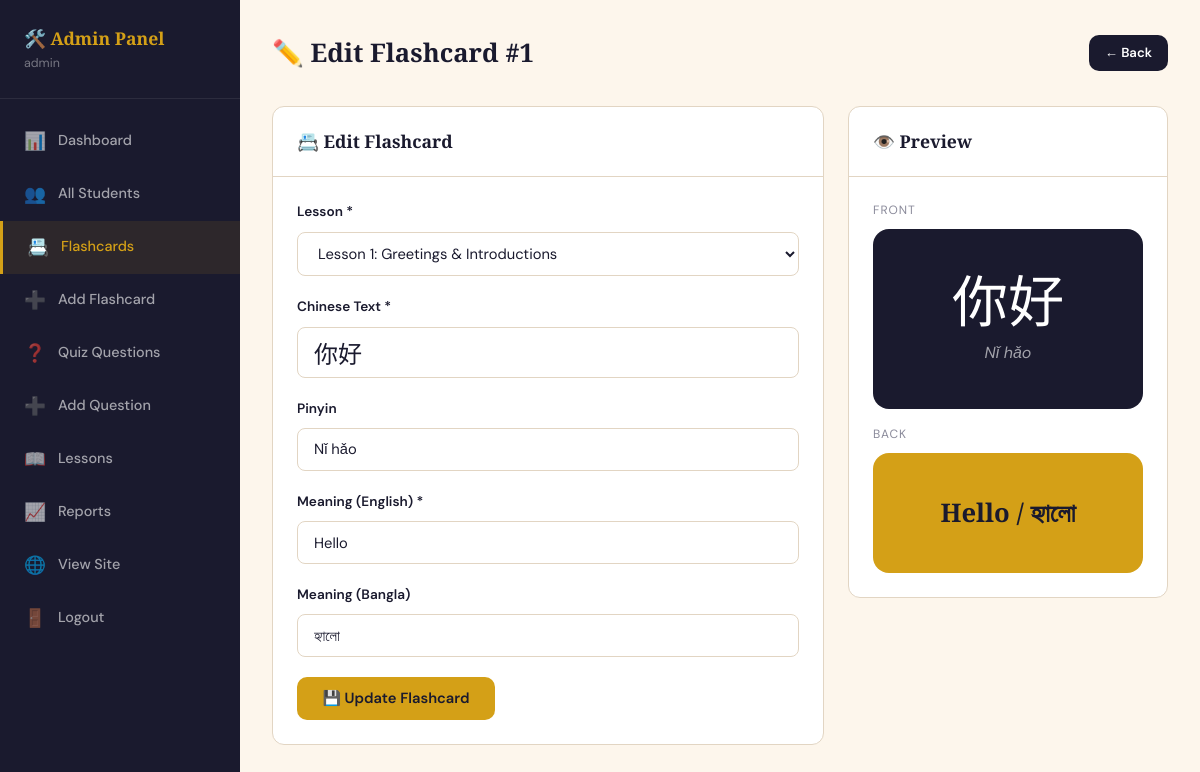
/edit_flashcard.php?id=1 (signed in), run on the app's committed database.
### tables this page shows
CREATE TABLE flashcards (
    flashcard_id INT AUTO_INCREMENT PRIMARY KEY,
    lesson_id INT NOT NULL,
    chinese_text VARCHAR(100) NOT NULL,
    pinyin VARCHAR(255) NOT NULL,
    meaning_english VARCHAR(500) NOT NULL,
    meaning_bangla VARCHAR(500),
    is_official TINYINT(1) DEFAULT 1,
    created_at TIMESTAMP DEFAULT CURRENT_TIMESTAMP,
    FOREIGN KEY (lesson_id) REFERENCES lessons(lesson_id) ON DELETE CASCADE
);

### db.php (called while the page is built, shortened)
<?php
function h($str) {
    return htmlspecialchars($str ?? '', ENT_QUOTES, 'UTF-8');
}
?>

### edit_flashcard.php (the view, shortened to what this page needs)
<?php
require_once '../includes/db.php';
$id = (int)($_GET['id'] ?? 0);
$lessons = $pdo->query("SELECT * FROM lessons ORDER BY lesson_number")->fetchAll();
$stmt = $pdo->prepare("SELECT * FROM flashcards WHERE flashcard_id=?");
$stmt->execute([$id]);
$card = $stmt->fetch();
?>
<!DOCTYPE html>
<html lang="en">
<head>
  <link rel="stylesheet" href="../css/style.css"/>
</head>
<body>
<div class="admin-layout">
<aside class="admin-sidebar">
  <div class="sidebar-brand"><h2>🛠️ Admin Panel</h2><p><?= h($_SESSION['admin_name']) ?></p></div>
  <ul class="sidebar-nav">
    <li><a href="index.php"><span class="nav-icon">📊</span> Dashboard</a></li>
    <li><a href="students.php"><span class="nav-icon">👥</span> All Students</a></li>
    <li><a href="flashcards.php" class="active"><span class="nav-icon">📇</span> Flashcards</a></li>
    <li><a href="add_flashcard.php"><span class="nav-icon">➕</span> Add Flashcard</a></li>
    <li><a href="questions.php"><span class="nav-icon">❓</span> Quiz Questions</a></li>
    <li><a href="add_question.php"><span class="nav-icon">➕</span> Add Question</a></li>
    <li><a href="lessons.php"><span class="nav-icon">📖</span> Lessons</a></li>
    <li><a href="reports.php"><span class="nav-icon">📈</span> Reports</a></li>
    <li><a href="../index.php"><span class="nav-icon">🌐</span> View Site</a></li>
    <li><a href="logout.php"><span class="nav-icon">🚪</span> Logout</a></li>
  </ul>
</aside>
<main class="admin-main">
  <div class="admin-topbar">
    <h1>✏️ Edit Flashcard #<?= $id ?></h1>
    <a href="flashcards.php" class="btn btn-dark btn-sm">← Back</a>
  </div>
  <div style="display:grid;grid-template-columns:1fr 320px;gap:1.5rem;align-items:start">
    <form method="POST">
      <div class="card">
        <div class="card-header"><h3>📇 Edit Flashcard</h3></div>
        <div class="card-body">
          <div class="form-group">
            <label class="form-label">Lesson *</label>
            <select name="lesson_id" class="form-control" required>
              <?php foreach ($lessons as $l): ?>
              <option value="<?= $l['lesson_id'] ?>" <?= $card['lesson_id']==$l['lesson_id']?'selected':'' ?>>
                Lesson <?= $l['lesson_number'] ?>: <?= h($l['lesson_title']) ?>
              </option>
              <?php endforeach; ?>
            </select>
          </div>
          <div class="form-group">
            <label class="form-label">Chinese Text *</label>
            <input type="text" name="chinese" id="f-chinese" class="form-control" required
                   value="<?= h($card['chinese_text']) ?>" oninput="updatePreview()"
                   style="font-family:'Noto Sans SC',sans-serif;font-size:1.5rem"/>
          </div>
          <div class="form-group">
            <label class="form-label">Pinyin</label>
            <input type="text" name="pinyin" id="f-pinyin" class="form-control"
                   value="<?= h($card['pinyin']) ?>" oninput="updatePreview()"/>
          </div>
          <div class="form-group">
            <label class="form-label">Meaning (English) *</label>
            <input type="text" name="meaning_en" id="f-en" class="form-control" required
                   value="<?= h($card['meaning_english']) ?>" oninput="updatePreview()"/>
          </div>
          <div class="form-group">
            <label class="form-label">Meaning (Bangla)</label>
            <input type="text" name="meaning_bn" id="f-bn" class="form-control"
                   value="<?= h($card['meaning_bangla']) ?>" oninput="updatePreview()"/>
          </div>
          <button type="submit" class="btn btn-gold">💾 Update Flashcard</button>
        </div>
      </div>
    </form>
    <div class="card">
      <div class="card-header"><h3>👁️ Preview</h3></div>
      <div class="card-body" style="display:flex;flex-direction:column;gap:1rem">
        <div>
          <div style="font-size:0.75rem;color:var(--muted);margin-bottom:0.5rem;text-transform:uppercase;letter-spacing:0.08em">Front</div>
          <div class="preview-card">
            <div class="preview-char" id="prev-char"><?= h($card['chinese_text']) ?></div>
            <div class="preview-pinyin" id="prev-pinyin"><?= h($card['pinyin']) ?></div>
          </div>
        </div>
        <div>
          <div style="font-size:0.75rem;color:var(--muted);margin-bottom:0.5rem;text-transform:uppercase;letter-spacing:0.08em">Back</div>
          <div class="preview-back" id="prev-meaning"><?= h($card['meaning_english']) ?><?= $card['meaning_bangla']?' / '.h($card['meaning_bangla']):'' ?></div>
        </div>
      </div>
    </div>
  </div>
</main>
</div>
</body>
</html>

### style.css (style rules this page uses)
:root { --ink: #1a1a2e; --ink-soft: #2d2d4e; --parchment: #fdf6ec; --paper: #f5ede0; --vermillion: #c0392b; --gold: #d4a017; --jade: #1a7a5e; --sky: #2980b9; --muted: #8a8a9a; --border: #e2d5c3; --white: #ffffff; --shadow: 0 4px 24px rgba(26,26,46,0.10); --shadow-lg: 0 8px 48px rgba(26,26,46,0.18); --radius: 12px; --radius-lg: 20px; --transition: all 0.28s cubic-bezier(0.4,0,0.2,1); }
*, *::before, *::after { box-sizing: border-box; margin: 0; padding: 0; }
html { scroll-behavior: smooth; }
body { font-family: 'DM Sans', sans-serif; background: var(--parchment); color: var(--ink); min-height: 100vh; line-height: 1.65; }
.btn { display: inline-flex; align-items: center; gap: 0.5rem; font-family: 'DM Sans', sans-serif; font-size: 0.92rem; font-weight: 600; padding: 0.7rem 1.6rem; border-radius: 10px; border: none; cursor: pointer; transition: var(--transition); text-decoration: none; }
.btn-gold { background: var(--gold); color: var(--ink); }
.btn-dark { background: var(--ink); color: white; }
.btn-sm { padding: 0.45rem 1rem; font-size: 0.82rem; }
.card { background: var(--white); border: 1px solid var(--border); border-radius: var(--radius); overflow: hidden; }
.card-header { padding: 1.25rem 1.5rem; border-bottom: 1px solid var(--border); display: flex; align-items: center; justify-content: space-between; gap: 1rem; }
.card-header h3 { font-family: 'Playfair Display', serif; font-size: 1.1rem; font-weight: 700; }
.card-body { padding: 1.5rem; }
.form-group { margin-bottom: 1.25rem; }
.form-label { display: block; font-size: 0.85rem; font-weight: 600; color: var(--ink); margin-bottom: 0.5rem; }
.form-control { width: 100%; padding: 0.65rem 1rem; border: 1.5px solid var(--border); border-radius: 8px; font-family: 'DM Sans', sans-serif; font-size: 0.92rem; color: var(--ink); background: var(--white); transition: var(--transition); outline: none; }
.form-control::placeholder { color: var(--muted); }
select.form-control { cursor: pointer; }
.admin-sidebar { width: 240px; background: var(--ink); min-height: 100vh; padding: 1.5rem 0; flex-shrink: 0; }
.admin-sidebar .sidebar-brand { padding: 0 1.5rem 1.5rem; border-bottom: 1px solid rgba(255,255,255,0.08); margin-bottom: 1rem; }
.admin-sidebar .sidebar-brand h2 { font-family: 'Playfair Display', serif; color: var(--gold); font-size: 1.1rem; }
.admin-sidebar .sidebar-brand p { color: rgba(255,255,255,0.4); font-size: 0.78rem; }
.sidebar-nav { list-style: none; }
.sidebar-nav li a { display: flex; align-items: center; gap: 0.75rem; padding: 0.75rem 1.5rem; color: rgba(255,255,255,0.6); text-decoration: none; font-size: 0.9rem; font-weight: 500; transition: var(--transition); }
.sidebar-nav li a:hover, .sidebar-nav li a.active { color: var(--gold); background: rgba(212,160,23,0.1); border-left: 3px solid var(--gold); }
.sidebar-nav li a .nav-icon { font-size: 1.1rem; }
.admin-layout { display: flex; min-height: 100vh; }
.admin-main { flex: 1; padding: 2rem; background: var(--parchment); overflow-x: hidden; }
.admin-topbar { display: flex; align-items: center; justify-content: space-between; margin-bottom: 2rem; }
.admin-topbar h1 { font-family: 'Playfair Display', serif; font-size: 1.6rem; font-weight: 700; }

### edit_flashcard.php (style rules this page uses)
.preview-card { background:var(--ink);color:white;border-radius:16px;padding:2.5rem;text-align:center;min-height:180px;display:flex;flex-direction:column;align-items:center;justify-content:center; }
.preview-char { font-family:'Noto Sans SC',sans-serif;font-size:3.5rem;line-height:1.1; }
.preview-pinyin { color:rgba(255,255,255,0.6);font-style:italic;margin-top:0.4rem; }
.preview-back { background:var(--gold);color:var(--ink);border-radius:16px;padding:2rem;text-align:center;min-height:120px;display:flex;align-items:center;justify-content:center;font-family:'Playfair Display',serif;font-size:1.6rem;font-weight:700; }

### data on the page
flashcards: lesson_id "Lesson 1: Greetings & Introductions", chinese "你好", pinyin "Nǐ hǎo", meaning_en "Hello", meaning_bn "হ্যালো", chinese_text "你好", meaning_english "Hello", meaning_bangla "হ্যালো"

### other printed values
$_SESSION['admin_name'] "admin"
$id "1"
